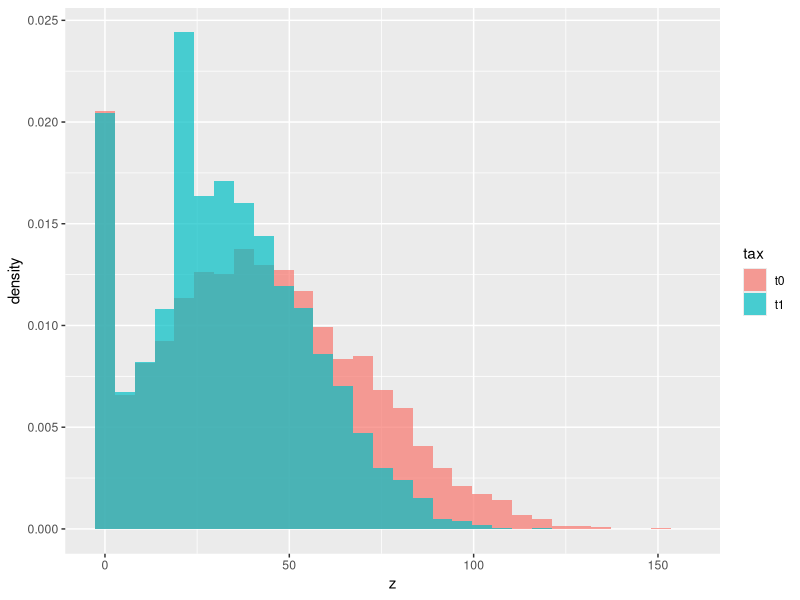

This figure's R source:
library(ggplot2)

#we normalize wages and prices equal to 1 in the Chetty framework, 
#such that we work with income z = hours worked h
eps <- 0.5 #elasticity
N <- 10000 #individuals
reps <- 100 #number of monte carlo simulations
I <- 1000 #number of bootstrap draws
t0 <- 0 #initial tax
t1 <- 0.37 #tax bracket 1
K <- 20 #after 30 hours worked, tax increases to t1
D <- 4 #delta, window width for bunching

set.seed(1)

genData <- function(N, eps, t0, t1, K){
  #genderate a dataset with observed hours worked (income) under t0 and t1
  
  df <- data.frame("n" = rnorm(N, 40, 30)) #ability level that implies heterogeneity in preferences
  df$z0 <- ifelse(df$n > 0, df$n*(1-t0)^eps, 0) #hours worked under no tax system
  
  #if there is a tax system, then there are three options for z1 depending on ability n
  df$z1 <- NA
  for(i in 1:N){
    
    #option 1: if n <0, then better not work at all
    if(df$n[i] <0 ){
      df$z1[i] <- 0
    }
   
    #option 2: n < K/(1-t-0)^eps, in which case z0 = z1
    else if(df$n[i] > 0 & df$n[i] < K/((1 - t0)^eps)){ 
      df$z1[i] <- rnorm(1, df$n[i]*(1-t0)^eps, 1)
      
    #option 3: K/(1-t0)^eps < n < K/(1-t1)^eps, in which case z1 = K + u
    } else if (df$n[i] < K/((1-t1)^eps) & df$n[i] > K/((1-t0)^eps)){
      df$z1[i] <- rnorm(1, K, 1) 
    }
    
    #option 4:  n > K/(1-t1)^eps, in which case z1 =  n(1-t1)^eps
    else {
      df$z1[i] <- rnorm(1, df$n[i]*(1-t1)^eps, 1)
    }
  }
  return(df)
}

computeE <- function(df, K, D){
  #given a dataframe with hours worked and the kink value, compute the elasticity
  #D is the window width denoted delta in Saez
  
  #calculate fractions in each window, see page 188
  df$b1 <- ifelse(K - 2*D < df$z1 & df$z1 < K - D, 1, 0)
  df$b2 <- ifelse(K - D < df$z1 & df$z1 < K + D, 1, 0)
  df$b3 <- ifelse(K + D < df$z1 & df$z1 < K + 2*D, 1, 0)
  
  H1 <- sum(df$b1)/N
  H2 <- sum(df$b2)/N
  H3 <- sum(df$b3)/N
  
  #calculate h_, h+ and h* and B
  h1 <- H1/D
  h2 <- H2/D
  h3 <- H3/D
  B <- H2 - (H1 + H3)
  
  #we use the ABC formula to solve for epsilon in eq (5) in Saez
  a <- K*h1/2
  b <- K/2*(h3 - h1) - B
  c <- - K*h3/2
  
  X <- (-b + sqrt(b^2 - 4*a*c))/(2*a) #choose positive to ensure existence
  Y <- (1 - t0)/(1 - t1)
  eHat <- log(X)/log(Y)
  return(eHat)
}

#generate a dataset with hours worked
df <- genData(N, eps, t0, t1, K)

#for ease of plots transform data to grouped
dfGrouped <- data.frame("z" = c(df$z0, df$z1))
dfGrouped$tax <- rep(c("t0", "t1"), each = N)
dfGrouped$tax <- as.factor(dfGrouped$tax )

#plot the histograms of observed hours worked
ggplot(dfGrouped, aes(x = z, fill = tax)) +
  geom_histogram(alpha = 0.7, aes(y = ..density..), position = 'identity')

#to see whether the methodology works, do a monte carlo simulation with R draws
estimates <- data.frame("e" = rep(NA, reps))

for(r in 1:reps){
  df <- genData(N, eps, t0, t1, K)
  estimates$e[r] <- computeE(df, K, D)
}

summary(estimates$e) #indeed, the process works!

#we can use the bootstrap to calculate confidence intervals: 
#draw from the original sample N observations with replacement
#calculate ehat and store the values
#repeat this process I times

bootstrapE <- data.frame("e" = rep(NA, I))
for(i in 1:I){
  simDf <- df[sample(1:N, N, replace = TRUE), ]
  bootstrapE$e[i] <- computeE(simDf, K, D)
}
quantile(bootstrapE$e, probs= c(0.025, 0.975)) 
#note that the bootstrap does not remove any sampling bias, but rather estimation errors


